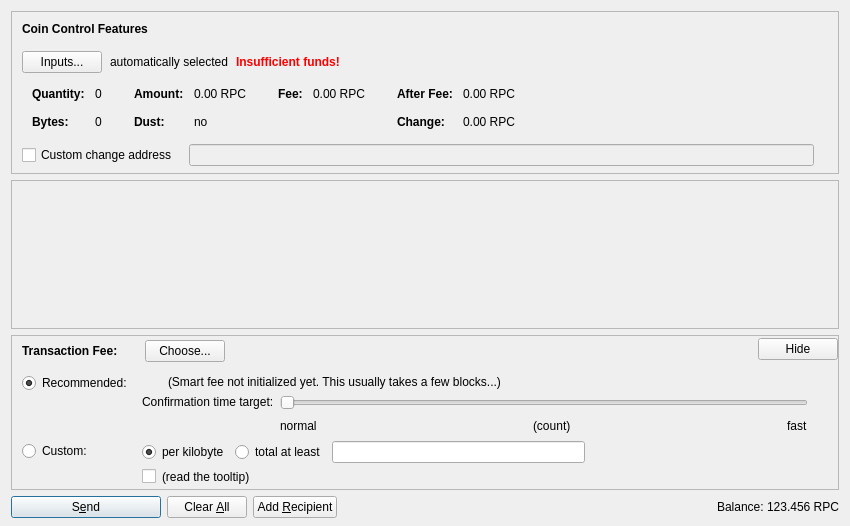
<?xml version="1.0" encoding="UTF-8"?>
<ui version="4.0">
 <class>SendCoinsDialog</class>
 <widget class="QDialog" name="SendCoinsDialog">
  <property name="geometry">
   <rect>
    <x>0</x>
    <y>0</y>
    <width>850</width>
    <height>526</height>
   </rect>
  </property>
  <property name="windowTitle">
   <string>Send Coins</string>
  </property>
  <layout class="QVBoxLayout" name="verticalLayout" stretch="0,1,0,0">
   <property name="bottomMargin">
    <number>8</number>
   </property>
   <item>
    <widget class="QFrame" name="frameCoinControl">
     <property name="sizePolicy">
      <sizepolicy hsizetype="Expanding" vsizetype="Expanding">
       <horstretch>0</horstretch>
       <verstretch>0</verstretch>
      </sizepolicy>
     </property>
     <property name="maximumSize">
      <size>
       <width>16777215</width>
       <height>16777215</height>
      </size>
     </property>
     <property name="frameShape">
      <enum>QFrame::StyledPanel</enum>
     </property>
     <property name="frameShadow">
      <enum>QFrame::Sunken</enum>
     </property>
     <layout class="QVBoxLayout" name="verticalLayoutCoinControl2">
      <property name="spacing">
       <number>0</number>
      </property>
      <property name="leftMargin">
       <number>0</number>
      </property>
      <property name="topMargin">
       <number>0</number>
      </property>
      <property name="rightMargin">
       <number>0</number>
      </property>
      <property name="bottomMargin">
       <number>6</number>
      </property>
      <item>
       <layout class="QVBoxLayout" name="verticalLayoutCoinControl" stretch="0,0,0,0,1">
        <property name="spacing">
         <number>0</number>
        </property>
        <property name="leftMargin">
         <number>10</number>
        </property>
        <property name="topMargin">
         <number>10</number>
        </property>
        <item>
         <layout class="QHBoxLayout" name="horizontalLayoutCoinControl1">
          <property name="bottomMargin">
           <number>15</number>
          </property>
          <item>
           <widget class="QLabel" name="labelCoinControlFeatures">
            <property name="sizePolicy">
             <sizepolicy hsizetype="Preferred" vsizetype="Maximum">
              <horstretch>0</horstretch>
              <verstretch>0</verstretch>
             </sizepolicy>
            </property>
            <property name="font">
             <font>
              <weight>75</weight>
              <bold>true</bold>
             </font>
            </property>
            <property name="styleSheet">
             <string notr="true">font-weight:bold;</string>
            </property>
            <property name="text">
             <string>Coin Control Features</string>
            </property>
           </widget>
          </item>
         </layout>
        </item>
        <item>
         <layout class="QHBoxLayout" name="horizontalLayoutCoinControl2" stretch="0,0,0,0">
          <property name="spacing">
           <number>8</number>
          </property>
          <property name="bottomMargin">
           <number>10</number>
          </property>
          <item>
           <widget class="QPushButton" name="pushButtonCoinControl">
            <property name="styleSheet">
             <string notr="true"/>
            </property>
            <property name="text">
             <string>Inputs...</string>
            </property>
            <property name="autoDefault">
             <bool>false</bool>
            </property>
           </widget>
          </item>
          <item>
           <widget class="QLabel" name="labelCoinControlAutomaticallySelected">
            <property name="text">
             <string>automatically selected</string>
            </property>
            <property name="margin">
             <number>5</number>
            </property>
           </widget>
          </item>
          <item>
           <widget class="QLabel" name="labelCoinControlInsuffFunds">
            <property name="font">
             <font>
              <weight>75</weight>
              <bold>true</bold>
             </font>
            </property>
            <property name="styleSheet">
             <string notr="true">color:red;font-weight:bold;</string>
            </property>
            <property name="text">
             <string>Insufficient funds!</string>
            </property>
            <property name="margin">
             <number>5</number>
            </property>
           </widget>
          </item>
          <item>
           <spacer name="horizontalSpacerCoinControl">
            <property name="orientation">
             <enum>Qt::Horizontal</enum>
            </property>
            <property name="sizeHint" stdset="0">
             <size>
              <width>40</width>
              <height>1</height>
             </size>
            </property>
           </spacer>
          </item>
         </layout>
        </item>
        <item>
         <widget class="QWidget" name="widgetCoinControl" native="true">
          <property name="sizePolicy">
           <sizepolicy hsizetype="Preferred" vsizetype="Preferred">
            <horstretch>0</horstretch>
            <verstretch>0</verstretch>
           </sizepolicy>
          </property>
          <property name="minimumSize">
           <size>
            <width>0</width>
            <height>0</height>
           </size>
          </property>
          <property name="styleSheet">
           <string notr="true"/>
          </property>
          <layout class="QHBoxLayout" name="horizontalLayoutCoinControl5">
           <property name="leftMargin">
            <number>0</number>
           </property>
           <property name="topMargin">
            <number>0</number>
           </property>
           <property name="rightMargin">
            <number>0</number>
           </property>
           <property name="bottomMargin">
            <number>0</number>
           </property>
           <item>
            <layout class="QHBoxLayout" name="horizontalLayoutCoinControl3" stretch="0,0,0,1">
             <property name="spacing">
              <number>20</number>
             </property>
             <property name="topMargin">
              <number>0</number>
             </property>
             <property name="bottomMargin">
              <number>10</number>
             </property>
             <item>
              <layout class="QFormLayout" name="formLayoutCoinControl1">
               <property name="horizontalSpacing">
                <number>10</number>
               </property>
               <property name="verticalSpacing">
                <number>14</number>
               </property>
               <property name="leftMargin">
                <number>10</number>
               </property>
               <property name="topMargin">
                <number>4</number>
               </property>
               <property name="rightMargin">
                <number>6</number>
               </property>
               <item row="0" column="0">
                <widget class="QLabel" name="labelCoinControlQuantityText">
                 <property name="font">
                  <font>
                   <weight>75</weight>
                   <bold>true</bold>
                  </font>
                 </property>
                 <property name="text">
                  <string>Quantity:</string>
                 </property>
                 <property name="margin">
                  <number>0</number>
                 </property>
                </widget>
               </item>
               <item row="0" column="1">
                <widget class="QLabel" name="labelCoinControlQuantity">
                 <property name="cursor">
                  <cursorShape>IBeamCursor</cursorShape>
                 </property>
                 <property name="contextMenuPolicy">
                  <enum>Qt::ActionsContextMenu</enum>
                 </property>
                 <property name="text">
                  <string notr="true">0</string>
                 </property>
                 <property name="margin">
                  <number>0</number>
                 </property>
                 <property name="textInteractionFlags">
                  <set>Qt::LinksAccessibleByMouse|Qt::TextSelectableByKeyboard|Qt::TextSelectableByMouse</set>
                 </property>
                </widget>
               </item>
               <item row="1" column="0">
                <widget class="QLabel" name="labelCoinControlBytesText">
                 <property name="font">
                  <font>
                   <weight>75</weight>
                   <bold>true</bold>
                  </font>
                 </property>
                 <property name="text">
                  <string>Bytes:</string>
                 </property>
                </widget>
               </item>
               <item row="1" column="1">
                <widget class="QLabel" name="labelCoinControlBytes">
                 <property name="cursor">
                  <cursorShape>IBeamCursor</cursorShape>
                 </property>
                 <property name="contextMenuPolicy">
                  <enum>Qt::ActionsContextMenu</enum>
                 </property>
                 <property name="text">
                  <string notr="true">0</string>
                 </property>
                 <property name="textInteractionFlags">
                  <set>Qt::LinksAccessibleByMouse|Qt::TextSelectableByKeyboard|Qt::TextSelectableByMouse</set>
                 </property>
                </widget>
               </item>
              </layout>
             </item>
             <item>
              <layout class="QFormLayout" name="formLayoutCoinControl2">
               <property name="horizontalSpacing">
                <number>10</number>
               </property>
               <property name="verticalSpacing">
                <number>14</number>
               </property>
               <property name="leftMargin">
                <number>6</number>
               </property>
               <property name="topMargin">
                <number>4</number>
               </property>
               <property name="rightMargin">
                <number>6</number>
               </property>
               <item row="0" column="0">
                <widget class="QLabel" name="labelCoinControlAmountText">
                 <property name="font">
                  <font>
                   <weight>75</weight>
                   <bold>true</bold>
                  </font>
                 </property>
                 <property name="text">
                  <string>Amount:</string>
                 </property>
                 <property name="margin">
                  <number>0</number>
                 </property>
                </widget>
               </item>
               <item row="0" column="1">
                <widget class="QLabel" name="labelCoinControlAmount">
                 <property name="cursor">
                  <cursorShape>IBeamCursor</cursorShape>
                 </property>
                 <property name="contextMenuPolicy">
                  <enum>Qt::ActionsContextMenu</enum>
                 </property>
                 <property name="text">
                  <string notr="true">0.00 RPC</string>
                 </property>
                 <property name="textInteractionFlags">
                  <set>Qt::LinksAccessibleByMouse|Qt::TextSelectableByKeyboard|Qt::TextSelectableByMouse</set>
                 </property>
                </widget>
               </item>
               <item row="1" column="0">
                <widget class="QLabel" name="labelCoinControlLowOutputText">
                 <property name="font">
                  <font>
                   <weight>75</weight>
                   <bold>true</bold>
                  </font>
                 </property>
                 <property name="text">
                  <string>Dust:</string>
                 </property>
                </widget>
               </item>
               <item row="1" column="1">
                <widget class="QLabel" name="labelCoinControlLowOutput">
                 <property name="cursor">
                  <cursorShape>IBeamCursor</cursorShape>
                 </property>
                 <property name="contextMenuPolicy">
                  <enum>Qt::ActionsContextMenu</enum>
                 </property>
                 <property name="text">
                  <string notr="true">no</string>
                 </property>
                 <property name="textInteractionFlags">
                  <set>Qt::LinksAccessibleByMouse|Qt::TextSelectableByKeyboard|Qt::TextSelectableByMouse</set>
                 </property>
                </widget>
               </item>
              </layout>
             </item>
             <item>
              <layout class="QFormLayout" name="formLayoutCoinControl3">
               <property name="horizontalSpacing">
                <number>10</number>
               </property>
               <property name="verticalSpacing">
                <number>14</number>
               </property>
               <property name="leftMargin">
                <number>6</number>
               </property>
               <property name="topMargin">
                <number>4</number>
               </property>
               <property name="rightMargin">
                <number>6</number>
               </property>
               <item row="0" column="0">
                <widget class="QLabel" name="labelCoinControlFeeText">
                 <property name="font">
                  <font>
                   <weight>75</weight>
                   <bold>true</bold>
                  </font>
                 </property>
                 <property name="text">
                  <string>Fee:</string>
                 </property>
                 <property name="margin">
                  <number>0</number>
                 </property>
                </widget>
               </item>
               <item row="0" column="1">
                <widget class="QLabel" name="labelCoinControlFee">
                 <property name="cursor">
                  <cursorShape>IBeamCursor</cursorShape>
                 </property>
                 <property name="contextMenuPolicy">
                  <enum>Qt::ActionsContextMenu</enum>
                 </property>
                 <property name="text">
                  <string notr="true">0.00 RPC</string>
                 </property>
                 <property name="textInteractionFlags">
                  <set>Qt::LinksAccessibleByMouse|Qt::TextSelectableByKeyboard|Qt::TextSelectableByMouse</set>
                 </property>
                </widget>
               </item>
              </layout>
             </item>
             <item>
              <layout class="QFormLayout" name="formLayoutCoinControl4">
               <property name="horizontalSpacing">
                <number>10</number>
               </property>
               <property name="verticalSpacing">
                <number>14</number>
               </property>
               <property name="leftMargin">
                <number>6</number>
               </property>
               <property name="topMargin">
                <number>4</number>
               </property>
               <property name="rightMargin">
                <number>6</number>
               </property>
               <item row="0" column="0">
                <widget class="QLabel" name="labelCoinControlAfterFeeText">
                 <property name="font">
                  <font>
                   <weight>75</weight>
                   <bold>true</bold>
                  </font>
                 </property>
                 <property name="text">
                  <string>After Fee:</string>
                 </property>
                 <property name="margin">
                  <number>0</number>
                 </property>
                </widget>
               </item>
               <item row="0" column="1">
                <widget class="QLabel" name="labelCoinControlAfterFee">
                 <property name="cursor">
                  <cursorShape>IBeamCursor</cursorShape>
                 </property>
                 <property name="contextMenuPolicy">
                  <enum>Qt::ActionsContextMenu</enum>
                 </property>
                 <property name="text">
                  <string notr="true">0.00 RPC</string>
                 </property>
                 <property name="textInteractionFlags">
                  <set>Qt::LinksAccessibleByMouse|Qt::TextSelectableByKeyboard|Qt::TextSelectableByMouse</set>
                 </property>
                </widget>
               </item>
               <item row="1" column="0">
                <widget class="QLabel" name="labelCoinControlChangeText">
                 <property name="font">
                  <font>
                   <weight>75</weight>
                   <bold>true</bold>
                  </font>
                 </property>
                 <property name="text">
                  <string>Change:</string>
                 </property>
                </widget>
               </item>
               <item row="1" column="1">
                <widget class="QLabel" name="labelCoinControlChange">
                 <property name="cursor">
                  <cursorShape>IBeamCursor</cursorShape>
                 </property>
                 <property name="contextMenuPolicy">
                  <enum>Qt::ActionsContextMenu</enum>
                 </property>
                 <property name="text">
                  <string notr="true">0.00 RPC</string>
                 </property>
                 <property name="textInteractionFlags">
                  <set>Qt::LinksAccessibleByMouse|Qt::TextSelectableByKeyboard|Qt::TextSelectableByMouse</set>
                 </property>
                </widget>
               </item>
              </layout>
             </item>
            </layout>
           </item>
          </layout>
         </widget>
        </item>
        <item>
         <layout class="QHBoxLayout" name="horizontalLayoutCoinControl4" stretch="0,0,0">
          <property name="spacing">
           <number>12</number>
          </property>
          <property name="sizeConstraint">
           <enum>QLayout::SetDefaultConstraint</enum>
          </property>
          <property name="topMargin">
           <number>5</number>
          </property>
          <property name="rightMargin">
           <number>5</number>
          </property>
          <item>
           <widget class="QCheckBox" name="checkBoxCoinControlChange">
            <property name="toolTip">
             <string>If this is activated, but the change address is empty or invalid, change will be sent to a newly generated address.</string>
            </property>
            <property name="text">
             <string>Custom change address</string>
            </property>
           </widget>
          </item>
          <item>
           <widget class="QValidatedLineEdit" name="lineEditCoinControlChange">
            <property name="enabled">
             <bool>false</bool>
            </property>
            <property name="sizePolicy">
             <sizepolicy hsizetype="Expanding" vsizetype="Fixed">
              <horstretch>0</horstretch>
              <verstretch>0</verstretch>
             </sizepolicy>
            </property>
           </widget>
          </item>
          <item>
           <widget class="QLabel" name="labelCoinControlChangeLabel">
            <property name="sizePolicy">
             <sizepolicy hsizetype="Preferred" vsizetype="Expanding">
              <horstretch>0</horstretch>
              <verstretch>0</verstretch>
             </sizepolicy>
            </property>
            <property name="minimumSize">
             <size>
              <width>0</width>
              <height>0</height>
             </size>
            </property>
            <property name="text">
             <string/>
            </property>
            <property name="margin">
             <number>3</number>
            </property>
           </widget>
          </item>
         </layout>
        </item>
        <item>
         <spacer name="verticalSpacerCoinControl">
          <property name="orientation">
           <enum>Qt::Vertical</enum>
          </property>
          <property name="sizeHint" stdset="0">
           <size>
            <width>800</width>
            <height>1</height>
           </size>
          </property>
         </spacer>
        </item>
       </layout>
      </item>
     </layout>
    </widget>
   </item>
   <item>
    <widget class="QScrollArea" name="scrollArea">
     <property name="widgetResizable">
      <bool>true</bool>
     </property>
     <widget class="QWidget" name="scrollAreaWidgetContents">
      <property name="geometry">
       <rect>
        <x>0</x>
        <y>0</y>
        <width>830</width>
        <height>104</height>
       </rect>
      </property>
      <layout class="QVBoxLayout" name="verticalLayout_2" stretch="0,1">
       <property name="leftMargin">
        <number>0</number>
       </property>
       <property name="topMargin">
        <number>0</number>
       </property>
       <property name="rightMargin">
        <number>0</number>
       </property>
       <property name="bottomMargin">
        <number>0</number>
       </property>
       <item>
        <layout class="QVBoxLayout" name="entries">
         <property name="spacing">
          <number>6</number>
         </property>
        </layout>
       </item>
       <item>
        <spacer name="verticalSpacer">
         <property name="orientation">
          <enum>Qt::Vertical</enum>
         </property>
         <property name="sizeHint" stdset="0">
          <size>
           <width>20</width>
           <height>40</height>
          </size>
         </property>
        </spacer>
       </item>
      </layout>
     </widget>
    </widget>
   </item>
   <item>
    <widget class="QFrame" name="frameFee">
     <property name="sizePolicy">
      <sizepolicy hsizetype="Expanding" vsizetype="Expanding">
       <horstretch>0</horstretch>
       <verstretch>0</verstretch>
      </sizepolicy>
     </property>
     <property name="maximumSize">
      <size>
       <width>16777215</width>
       <height>16777215</height>
      </size>
     </property>
     <property name="frameShape">
      <enum>QFrame::StyledPanel</enum>
     </property>
     <property name="frameShadow">
      <enum>QFrame::Sunken</enum>
     </property>
     <layout class="QVBoxLayout" name="verticalLayoutFee1">
      <property name="spacing">
       <number>0</number>
      </property>
      <property name="leftMargin">
       <number>0</number>
      </property>
      <property name="topMargin">
       <number>0</number>
      </property>
      <property name="rightMargin">
       <number>0</number>
      </property>
      <property name="bottomMargin">
       <number>0</number>
      </property>
      <item>
       <layout class="QVBoxLayout" name="verticalLayoutFee2" stretch="0,0,0">
        <property name="spacing">
         <number>0</number>
        </property>
        <property name="leftMargin">
         <number>10</number>
        </property>
        <property name="topMargin">
         <number>0</number>
        </property>
        <item>
         <layout class="QHBoxLayout" name="horizontalLayoutFee1">
          <property name="bottomMargin">
           <number>0</number>
          </property>
          <item>
           <layout class="QVBoxLayout" name="verticalLayoutFee7">
            <property name="spacing">
             <number>0</number>
            </property>
            <item>
             <spacer name="verticalSpacerSmartFee">
              <property name="orientation">
               <enum>Qt::Vertical</enum>
              </property>
              <property name="sizeType">
               <enum>QSizePolicy::Fixed</enum>
              </property>
              <property name="sizeHint" stdset="0">
               <size>
                <width>1</width>
                <height>4</height>
               </size>
              </property>
             </spacer>
            </item>
            <item>
             <layout class="QHBoxLayout" name="horizontalLayoutSmartFee">
              <property name="spacing">
               <number>10</number>
              </property>
              <item>
               <widget class="QLabel" name="labelFeeHeadline">
                <property name="sizePolicy">
                 <sizepolicy hsizetype="Preferred" vsizetype="Maximum">
                  <horstretch>0</horstretch>
                  <verstretch>0</verstretch>
                 </sizepolicy>
                </property>
                <property name="font">
                 <font>
                  <weight>75</weight>
                  <bold>true</bold>
                 </font>
                </property>
                <property name="styleSheet">
                 <string notr="true">font-weight:bold;</string>
                </property>
                <property name="text">
                 <string>Transaction Fee:</string>
                </property>
               </widget>
              </item>
              <item>
               <widget class="QLabel" name="labelFeeMinimized">
                <property name="text">
                 <string/>
                </property>
               </widget>
              </item>
              <item>
               <widget class="QPushButton" name="buttonChooseFee">
                <property name="text">
                 <string>Choose...</string>
                </property>
               </widget>
              </item>
             </layout>
            </item>
            <item>
             <spacer name="verticalSpacer_5">
              <property name="orientation">
               <enum>Qt::Vertical</enum>
              </property>
              <property name="sizeHint" stdset="0">
               <size>
                <width>1</width>
                <height>1</height>
               </size>
              </property>
             </spacer>
            </item>
           </layout>
          </item>
          <item>
           <spacer name="horizontalSpacer_4">
            <property name="orientation">
             <enum>Qt::Horizontal</enum>
            </property>
            <property name="sizeHint" stdset="0">
             <size>
              <width>40</width>
              <height>20</height>
             </size>
            </property>
           </spacer>
          </item>
          <item>
           <widget class="QPushButton" name="buttonMinimizeFee">
            <property name="toolTip">
             <string>collapse fee-settings</string>
            </property>
            <property name="text">
             <string>Hide</string>
            </property>
           </widget>
          </item>
         </layout>
        </item>
        <item>
         <widget class="QFrame" name="frameFeeSelection">
          <layout class="QVBoxLayout" name="verticalLayoutFee12">
           <property name="spacing">
            <number>0</number>
           </property>
           <property name="leftMargin">
            <number>0</number>
           </property>
           <property name="topMargin">
            <number>0</number>
           </property>
           <property name="rightMargin">
            <number>0</number>
           </property>
           <property name="bottomMargin">
            <number>0</number>
           </property>
           <item>
            <layout class="QGridLayout" name="gridLayoutFee">
             <property name="topMargin">
              <number>10</number>
             </property>
             <property name="bottomMargin">
              <number>4</number>
             </property>
             <property name="horizontalSpacing">
              <number>10</number>
             </property>
             <property name="verticalSpacing">
              <number>4</number>
             </property>
             <item row="1" column="1">
              <layout class="QVBoxLayout" name="verticalLayoutFee8">
               <property name="spacing">
                <number>6</number>
               </property>
               <item>
                <layout class="QHBoxLayout" name="horizontalLayoutFee13">
                 <item>
                  <widget class="QRadioButton" name="radioCustomPerKilobyte">
                   <property name="toolTip">
                    <string>If the custom fee is set to 1000 satoshis and the transaction is only 250 bytes, then &quot;per kilobyte&quot; only pays 250 satoshis in fee, while &quot;total at least&quot; pays 1000 satoshis. For transactions bigger than a kilobyte both pay by kilobyte.</string>
                   </property>
                   <property name="text">
                    <string>per kilobyte</string>
                   </property>
                   <property name="checked">
                    <bool>true</bool>
                   </property>
                   <attribute name="buttonGroup">
                    <string notr="true">groupCustomFee</string>
                   </attribute>
                  </widget>
                 </item>
                 <item>
                  <widget class="QRadioButton" name="radioCustomAtLeast">
                   <property name="toolTip">
                    <string>If the custom fee is set to 1000 satoshis and the transaction is only 250 bytes, then &quot;per kilobyte&quot; only pays 250 satoshis in fee, while &quot;total at least&quot; pays 1000 satoshis. For transactions bigger than a kilobyte both pay by kilobyte.</string>
                   </property>
                   <property name="text">
                    <string>total at least</string>
                   </property>
                   <attribute name="buttonGroup">
                    <string notr="true">groupCustomFee</string>
                   </attribute>
                  </widget>
                 </item>
                 <item>
                  <widget class="BitcoinAmountField" name="customFee"/>
                 </item>
                 <item>
                  <spacer name="horizontalSpacer_6">
                   <property name="orientation">
                    <enum>Qt::Horizontal</enum>
                   </property>
                   <property name="sizeHint" stdset="0">
                    <size>
                     <width>1</width>
                     <height>1</height>
                    </size>
                   </property>
                  </spacer>
                 </item>
                </layout>
               </item>
               <item>
                <layout class="QHBoxLayout" name="horizontalLayoutFee8">
                 <item>
                  <widget class="QCheckBox" name="checkBoxMinimumFee">
                   <property name="toolTip">
                    <string>Paying only the minimum fee is just fine as long as there is less transaction volume than space in the blocks. But be aware that this can end up in a never confirming transaction once there is more demand for ronpaulcoin transactions than the network can process.</string>
                   </property>
                   <property name="text">
                    <string/>
                   </property>
                  </widget>
                 </item>
                 <item>
                  <widget class="QLabel" name="labelMinFeeWarning">
                   <property name="enabled">
                    <bool>true</bool>
                   </property>
                   <property name="toolTip">
                    <string>Paying only the minimum fee is just fine as long as there is less transaction volume than space in the blocks. But be aware that this can end up in a never confirming transaction once there is more demand for ronpaulcoin transactions than the network can process.</string>
                   </property>
                   <property name="text">
                    <string>(read the tooltip)</string>
                   </property>
                   <property name="margin">
                    <number>5</number>
                   </property>
                  </widget>
                 </item>
                 <item>
                  <spacer name="horizontalSpacer_2">
                   <property name="orientation">
                    <enum>Qt::Horizontal</enum>
                   </property>
                   <property name="sizeHint" stdset="0">
                    <size>
                     <width>1</width>
                     <height>1</height>
                    </size>
                   </property>
                  </spacer>
                 </item>
                </layout>
               </item>
              </layout>
             </item>
             <item row="0" column="0">
              <layout class="QVBoxLayout" name="verticalLayoutFee4" stretch="0,1">
               <item>
                <widget class="QRadioButton" name="radioSmartFee">
                 <property name="text">
                  <string>Recommended:</string>
                 </property>
                 <property name="checked">
                  <bool>true</bool>
                 </property>
                 <attribute name="buttonGroup">
                  <string notr="true">groupFee</string>
                 </attribute>
                </widget>
               </item>
               <item>
                <spacer name="verticalSpacer_2">
                 <property name="orientation">
                  <enum>Qt::Vertical</enum>
                 </property>
                 <property name="sizeHint" stdset="0">
                  <size>
                   <width>1</width>
                   <height>1</height>
                  </size>
                 </property>
                </spacer>
               </item>
              </layout>
             </item>
             <item row="1" column="0">
              <layout class="QVBoxLayout" name="verticalLayoutFee9" stretch="0,1">
               <item>
                <widget class="QRadioButton" name="radioCustomFee">
                 <property name="text">
                  <string>Custom:</string>
                 </property>
                 <attribute name="buttonGroup">
                  <string notr="true">groupFee</string>
                 </attribute>
                </widget>
               </item>
               <item>
                <spacer name="verticalSpacer_6">
                 <property name="orientation">
                  <enum>Qt::Vertical</enum>
                 </property>
                 <property name="sizeHint" stdset="0">
                  <size>
                   <width>1</width>
                   <height>1</height>
                  </size>
                 </property>
                </spacer>
               </item>
              </layout>
             </item>
             <item row="0" column="1">
              <layout class="QVBoxLayout" name="verticalLayoutFee3" stretch="0,0,1">
               <property name="spacing">
                <number>6</number>
               </property>
               <property name="topMargin">
                <number>2</number>
               </property>
               <item>
                <layout class="QHBoxLayout" name="horizontalLayoutFee12">
                 <item>
                  <widget class="QLabel" name="labelSmartFee">
                   <property name="text">
                    <string/>
                   </property>
                   <property name="margin">
                    <number>2</number>
                   </property>
                  </widget>
                 </item>
                 <item>
                  <widget class="QLabel" name="labelFeeEstimation">
                   <property name="text">
                    <string/>
                   </property>
                  </widget>
                 </item>
                 <item>
                  <widget class="QLabel" name="labelSmartFee2">
                   <property name="text">
                    <string>(Smart fee not initialized yet. This usually takes a few blocks...)</string>
                   </property>
                   <property name="margin">
                    <number>2</number>
                   </property>
                  </widget>
                 </item>
                 <item>
                  <spacer name="horizontalSpacer_5">
                   <property name="orientation">
                    <enum>Qt::Horizontal</enum>
                   </property>
                   <property name="sizeHint" stdset="0">
                    <size>
                     <width>1</width>
                     <height>1</height>
                    </size>
                   </property>
                  </spacer>
                 </item>
                </layout>
               </item>
               <item>
                <layout class="QHBoxLayout" name="horizontalLayoutFee9">
                 <item>
                  <layout class="QVBoxLayout" name="verticalLayoutFee6">
                   <item>
                    <widget class="QLabel" name="labelSmartFee3">
                     <property name="text">
                      <string>Confirmation time target:</string>
                     </property>
                     <property name="margin">
                      <number>2</number>
                     </property>
                    </widget>
                   </item>
                   <item>
                    <spacer name="verticalSpacer_3">
                     <property name="orientation">
                      <enum>Qt::Vertical</enum>
                     </property>
                     <property name="sizeHint" stdset="0">
                      <size>
                       <width>1</width>
                       <height>1</height>
                      </size>
                     </property>
                    </spacer>
                   </item>
                  </layout>
                 </item>
                 <item>
                  <layout class="QVBoxLayout" name="verticalLayoutFee5">
                   <property name="rightMargin">
                    <number>30</number>
                   </property>
                   <item>
                    <widget class="QSlider" name="sliderSmartFee">
                     <property name="minimum">
                      <number>0</number>
                     </property>
                     <property name="maximum">
                      <number>23</number>
                     </property>
                     <property name="pageStep">
                      <number>1</number>
                     </property>
                     <property name="value">
                      <number>0</number>
                     </property>
                     <property name="orientation">
                      <enum>Qt::Horizontal</enum>
                     </property>
                     <property name="invertedAppearance">
                      <bool>false</bool>
                     </property>
                     <property name="invertedControls">
                      <bool>false</bool>
                     </property>
                     <property name="tickPosition">
                      <enum>QSlider::NoTicks</enum>
                     </property>
                    </widget>
                   </item>
                   <item>
                    <layout class="QHBoxLayout" name="horizontalLayoutFee10">
                     <item>
                      <widget class="QLabel" name="labelSmartFeeNormal">
                       <property name="text">
                        <string>normal</string>
                       </property>
                      </widget>
                     </item>
                     <item>
                      <spacer name="horizontalSpacer_7">
                       <property name="orientation">
                        <enum>Qt::Horizontal</enum>
                       </property>
                       <property name="sizeHint" stdset="0">
                        <size>
                         <width>40</width>
                         <height>20</height>
                        </size>
                       </property>
                      </spacer>
                     </item>
                     <item>
                      <widget class="QLabel" name="confirmationTargetLabel">
                       <property name="text">
                        <string notr="true">(count)</string>
                       </property>
                      </widget>
                     </item>
                     <item>
                      <spacer name="horizontalSpacer_3">
                       <property name="orientation">
                        <enum>Qt::Horizontal</enum>
                       </property>
                       <property name="sizeHint" stdset="0">
                        <size>
                         <width>40</width>
                         <height>20</height>
                        </size>
                       </property>
                      </spacer>
                     </item>
                     <item>
                      <widget class="QLabel" name="labelSmartFeeFast">
                       <property name="text">
                        <string>fast</string>
                       </property>
                      </widget>
                     </item>
                    </layout>
                   </item>
                  </layout>
                 </item>
                </layout>
               </item>
               <item>
                <spacer name="verticalSpacer_4">
                 <property name="orientation">
                  <enum>Qt::Vertical</enum>
                 </property>
                 <property name="sizeHint" stdset="0">
                  <size>
                   <width>1</width>
                   <height>1</height>
                  </size>
                 </property>
                </spacer>
               </item>
              </layout>
             </item>
            </layout>
           </item>
          </layout>
         </widget>
        </item>
        <item>
         <spacer name="verticalSpacerFee">
          <property name="orientation">
           <enum>Qt::Vertical</enum>
          </property>
          <property name="sizeHint" stdset="0">
           <size>
            <width>800</width>
            <height>1</height>
           </size>
          </property>
         </spacer>
        </item>
       </layout>
      </item>
     </layout>
    </widget>
   </item>
   <item>
    <layout class="QHBoxLayout" name="horizontalLayout">
     <item>
      <widget class="QPushButton" name="sendButton">
       <property name="minimumSize">
        <size>
         <width>150</width>
         <height>0</height>
        </size>
       </property>
       <property name="toolTip">
        <string>Confirm the send action</string>
       </property>
       <property name="text">
        <string>S&amp;end</string>
       </property>
       <property name="icon">
        <iconset resource="../bitcoin.qrc">
         <normaloff>:/icons/send</normaloff>:/icons/send</iconset>
       </property>
       <property name="autoDefault">
        <bool>false</bool>
       </property>
       <property name="default">
        <bool>true</bool>
       </property>
      </widget>
     </item>
     <item>
      <widget class="QPushButton" name="clearButton">
       <property name="sizePolicy">
        <sizepolicy hsizetype="Minimum" vsizetype="Fixed">
         <horstretch>0</horstretch>
         <verstretch>0</verstretch>
        </sizepolicy>
       </property>
       <property name="toolTip">
        <string>Clear all fields of the form.</string>
       </property>
       <property name="text">
        <string>Clear &amp;All</string>
       </property>
       <property name="icon">
        <iconset resource="../bitcoin.qrc">
         <normaloff>:/icons/remove</normaloff>:/icons/remove</iconset>
       </property>
       <property name="autoDefault">
        <bool>false</bool>
       </property>
      </widget>
     </item>
     <item>
      <widget class="QPushButton" name="addButton">
       <property name="toolTip">
        <string>Send to multiple recipients at once</string>
       </property>
       <property name="text">
        <string>Add &amp;Recipient</string>
       </property>
       <property name="icon">
        <iconset resource="../bitcoin.qrc">
         <normaloff>:/icons/add</normaloff>:/icons/add</iconset>
       </property>
       <property name="autoDefault">
        <bool>false</bool>
       </property>
      </widget>
     </item>
     <item>
      <spacer name="horizontalSpacer">
       <property name="orientation">
        <enum>Qt::Horizontal</enum>
       </property>
       <property name="sizeHint" stdset="0">
        <size>
         <width>40</width>
         <height>20</height>
        </size>
       </property>
      </spacer>
     </item>
     <item>
      <layout class="QHBoxLayout" name="horizontalLayout_2">
       <property name="spacing">
        <number>3</number>
       </property>
       <item>
        <widget class="QLabel" name="label">
         <property name="sizePolicy">
          <sizepolicy hsizetype="Preferred" vsizetype="Fixed">
           <horstretch>0</horstretch>
           <verstretch>0</verstretch>
          </sizepolicy>
         </property>
         <property name="text">
          <string>Balance:</string>
         </property>
        </widget>
       </item>
       <item>
        <widget class="QLabel" name="labelBalance">
         <property name="sizePolicy">
          <sizepolicy hsizetype="Preferred" vsizetype="Fixed">
           <horstretch>0</horstretch>
           <verstretch>0</verstretch>
          </sizepolicy>
         </property>
         <property name="cursor">
          <cursorShape>IBeamCursor</cursorShape>
         </property>
         <property name="text">
          <string notr="true">123.456 RPC</string>
         </property>
         <property name="textInteractionFlags">
          <set>Qt::LinksAccessibleByMouse|Qt::TextSelectableByKeyboard|Qt::TextSelectableByMouse</set>
         </property>
        </widget>
       </item>
      </layout>
     </item>
    </layout>
   </item>
  </layout>
 </widget>
 <customwidgets>
  <customwidget>
   <class>QValidatedLineEdit</class>
   <extends>QLineEdit</extends>
   <header>qvalidatedlineedit.h</header>
  </customwidget>
  <customwidget>
   <class>BitcoinAmountField</class>
   <extends>QLineEdit</extends>
   <header>bitcoinamountfield.h</header>
   <container>1</container>
  </customwidget>
 </customwidgets>
 <resources>
  <include location="../bitcoin.qrc"/>
 </resources>
 <connections/>
 <buttongroups>
  <buttongroup name="groupFee"/>
  <buttongroup name="groupCustomFee"/>
 </buttongroups>
</ui>
